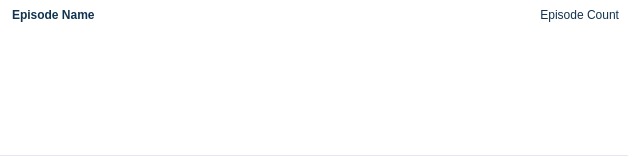
<?xml version="1.0" encoding="UTF-8"?>
<ui version="4.0">
 <class>ItemWidgetShow</class>
 <widget class="QWidget" name="ItemWidgetShow">
  <property name="geometry">
   <rect>
    <x>0</x>
    <y>0</y>
    <width>628</width>
    <height>157</height>
   </rect>
  </property>
  <property name="windowTitle">
   <string>Form</string>
  </property>
  <property name="styleSheet">
   <string notr="true">#ItemWidgetShow {
/*
	background-color: qlineargradient(spread:pad, x1:0, y1:0, x2:0, y2:1, stop:0 rgba(255, 255, 255, 255), stop:1 rgba(230, 230, 230, 255));
*/
/*	background-color: qlineargradient(spread:pad, x1:0, y1:0, x2:0, y2:1, stop:0 #f5f7f8, stop:1 #f1f4f6);*/
	background-color: #ffffff;
}</string>
  </property>
  <layout class="QVBoxLayout" name="verticalLayout">
   <property name="spacing">
    <number>3</number>
   </property>
   <property name="leftMargin">
    <number>0</number>
   </property>
   <property name="topMargin">
    <number>0</number>
   </property>
   <property name="rightMargin">
    <number>0</number>
   </property>
   <property name="bottomMargin">
    <number>0</number>
   </property>
   <item>
    <widget class="QWidget" name="widget" native="true">
     <property name="styleSheet">
      <string notr="true">#widget {
/*	border-bottom: 2px solid rgba(0, 0, 0, 60);*/
	border-bottom: 2px solid qlineargradient(spread:pad, x1:0, y1:0, x2:0, y2:1, stop:0 #e5e8f3, stop: 0.5 #e5e8f3, stop:0.51 #ffffff, stop:1 #ffffff);
}</string>
     </property>
     <layout class="QVBoxLayout" name="verticalLayout_2" stretch="1,0">
      <property name="spacing">
       <number>3</number>
      </property>
      <property name="leftMargin">
       <number>12</number>
      </property>
      <property name="topMargin">
       <number>8</number>
      </property>
      <property name="bottomMargin">
       <number>8</number>
      </property>
      <item>
       <layout class="QHBoxLayout" name="horizontalLayout_2">
        <item>
         <widget class="QLabel" name="title">
          <property name="font">
           <font>
            <weight>75</weight>
            <bold>true</bold>
           </font>
          </property>
          <property name="styleSheet">
           <string notr="true">color: #113350;</string>
          </property>
          <property name="text">
           <string>Episode Name</string>
          </property>
          <property name="alignment">
           <set>Qt::AlignLeading|Qt::AlignLeft|Qt::AlignTop</set>
          </property>
         </widget>
        </item>
        <item>
         <widget class="QLabel" name="episodes">
          <property name="styleSheet">
           <string notr="true">color: #113350;</string>
          </property>
          <property name="text">
           <string>Episode Count</string>
          </property>
          <property name="alignment">
           <set>Qt::AlignRight|Qt::AlignTop|Qt::AlignTrailing</set>
          </property>
         </widget>
        </item>
       </layout>
      </item>
      <item>
       <layout class="QHBoxLayout" name="horizontalLayout">
        <item>
         <widget class="QLabel" name="iconPoster">
          <property name="minimumSize">
           <size>
            <width>12</width>
            <height>12</height>
           </size>
          </property>
          <property name="maximumSize">
           <size>
            <width>12</width>
            <height>12</height>
           </size>
          </property>
          <property name="toolTip">
           <string>Poster</string>
          </property>
          <property name="text">
           <string/>
          </property>
          <property name="pixmap">
           <pixmap resource="../MediaElch.qrc">:/mediaStatus/poster/green</pixmap>
          </property>
          <property name="iconGreen" stdset="0">
           <pixmap resource="../MediaElch.qrc">:/mediaStatus/poster/green</pixmap>
          </property>
          <property name="iconRed" stdset="0">
           <pixmap resource="../MediaElch.qrc">:/mediaStatus/poster/red</pixmap>
          </property>
         </widget>
        </item>
        <item>
         <widget class="QLabel" name="iconFanart">
          <property name="minimumSize">
           <size>
            <width>12</width>
            <height>12</height>
           </size>
          </property>
          <property name="maximumSize">
           <size>
            <width>12</width>
            <height>12</height>
           </size>
          </property>
          <property name="text">
           <string/>
          </property>
          <property name="pixmap">
           <pixmap resource="../MediaElch.qrc">:/mediaStatus/fanart/green</pixmap>
          </property>
          <property name="iconGreen" stdset="0">
           <pixmap resource="../MediaElch.qrc">:/mediaStatus/fanart/green</pixmap>
          </property>
          <property name="iconRed" stdset="0">
           <pixmap resource="../MediaElch.qrc">:/mediaStatus/fanart/red</pixmap>
          </property>
         </widget>
        </item>
        <item>
         <widget class="QLabel" name="iconExtraFanarts">
          <property name="minimumSize">
           <size>
            <width>12</width>
            <height>12</height>
           </size>
          </property>
          <property name="maximumSize">
           <size>
            <width>12</width>
            <height>12</height>
           </size>
          </property>
          <property name="text">
           <string/>
          </property>
          <property name="pixmap">
           <pixmap resource="../MediaElch.qrc">:/mediaStatus/extraFanarts/green</pixmap>
          </property>
          <property name="iconGreen" stdset="0">
           <pixmap resource="../MediaElch.qrc">:/mediaStatus/extraFanarts/green</pixmap>
          </property>
          <property name="iconRed" stdset="0">
           <pixmap resource="../MediaElch.qrc">:/mediaStatus/extraFanarts/red</pixmap>
          </property>
         </widget>
        </item>
        <item>
         <widget class="QLabel" name="iconThumb">
          <property name="minimumSize">
           <size>
            <width>12</width>
            <height>12</height>
           </size>
          </property>
          <property name="maximumSize">
           <size>
            <width>12</width>
            <height>12</height>
           </size>
          </property>
          <property name="text">
           <string/>
          </property>
          <property name="pixmap">
           <pixmap resource="../MediaElch.qrc">:/mediaStatus/thumb/green</pixmap>
          </property>
          <property name="iconGreen" stdset="0">
           <pixmap resource="../MediaElch.qrc">:/mediaStatus/thumb/green</pixmap>
          </property>
          <property name="iconRed" stdset="0">
           <pixmap resource="../MediaElch.qrc">:/mediaStatus/thumb/red</pixmap>
          </property>
         </widget>
        </item>
        <item>
         <widget class="QLabel" name="iconLogo">
          <property name="minimumSize">
           <size>
            <width>12</width>
            <height>12</height>
           </size>
          </property>
          <property name="maximumSize">
           <size>
            <width>12</width>
            <height>12</height>
           </size>
          </property>
          <property name="text">
           <string/>
          </property>
          <property name="pixmap">
           <pixmap resource="../MediaElch.qrc">:/mediaStatus/logo/green</pixmap>
          </property>
          <property name="iconGreen" stdset="0">
           <pixmap resource="../MediaElch.qrc">:/mediaStatus/logo/green</pixmap>
          </property>
          <property name="iconRed" stdset="0">
           <pixmap resource="../MediaElch.qrc">:/mediaStatus/logo/red</pixmap>
          </property>
         </widget>
        </item>
        <item>
         <widget class="QLabel" name="iconClearArt">
          <property name="minimumSize">
           <size>
            <width>12</width>
            <height>12</height>
           </size>
          </property>
          <property name="maximumSize">
           <size>
            <width>12</width>
            <height>12</height>
           </size>
          </property>
          <property name="text">
           <string/>
          </property>
          <property name="pixmap">
           <pixmap resource="../MediaElch.qrc">:/mediaStatus/clearart/green</pixmap>
          </property>
          <property name="iconGreen" stdset="0">
           <pixmap resource="../MediaElch.qrc">:/mediaStatus/clearart/green</pixmap>
          </property>
          <property name="iconRed" stdset="0">
           <pixmap resource="../MediaElch.qrc">:/mediaStatus/clearart/red</pixmap>
          </property>
         </widget>
        </item>
        <item>
         <widget class="QLabel" name="iconCharacterArt">
          <property name="minimumSize">
           <size>
            <width>12</width>
            <height>12</height>
           </size>
          </property>
          <property name="maximumSize">
           <size>
            <width>12</width>
            <height>12</height>
           </size>
          </property>
          <property name="text">
           <string/>
          </property>
          <property name="pixmap">
           <pixmap resource="../MediaElch.qrc">:/mediaStatus/actors/green</pixmap>
          </property>
          <property name="iconGreen" stdset="0">
           <pixmap resource="../MediaElch.qrc">:/mediaStatus/actors/green</pixmap>
          </property>
          <property name="iconRed" stdset="0">
           <pixmap resource="../MediaElch.qrc">:/mediaStatus/actors/red</pixmap>
          </property>
         </widget>
        </item>
        <item>
         <widget class="QLabel" name="iconBanner">
          <property name="minimumSize">
           <size>
            <width>12</width>
            <height>12</height>
           </size>
          </property>
          <property name="maximumSize">
           <size>
            <width>12</width>
            <height>12</height>
           </size>
          </property>
          <property name="text">
           <string/>
          </property>
          <property name="pixmap">
           <pixmap resource="../MediaElch.qrc">:/mediaStatus/banner/green</pixmap>
          </property>
          <property name="iconGreen" stdset="0">
           <pixmap resource="../MediaElch.qrc">:/mediaStatus/banner/green</pixmap>
          </property>
          <property name="iconRed" stdset="0">
           <pixmap resource="../MediaElch.qrc">:/mediaStatus/banner/red</pixmap>
          </property>
         </widget>
        </item>
        <item>
         <spacer name="spacer2">
          <property name="orientation">
           <enum>Qt::Horizontal</enum>
          </property>
          <property name="sizeHint" stdset="0">
           <size>
            <width>40</width>
            <height>20</height>
           </size>
          </property>
         </spacer>
        </item>
        <item>
         <widget class="QLabel" name="iconMissing">
          <property name="minimumSize">
           <size>
            <width>16</width>
            <height>16</height>
           </size>
          </property>
          <property name="maximumSize">
           <size>
            <width>16</width>
            <height>16</height>
           </size>
          </property>
          <property name="text">
           <string/>
          </property>
          <property name="pixmap">
           <pixmap resource="../MediaElch.qrc">:/img/missing.png</pixmap>
          </property>
         </widget>
        </item>
        <item>
         <widget class="QLabel" name="iconNew">
          <property name="minimumSize">
           <size>
            <width>16</width>
            <height>16</height>
           </size>
          </property>
          <property name="maximumSize">
           <size>
            <width>16</width>
            <height>16</height>
           </size>
          </property>
          <property name="toolTip">
           <string>new</string>
          </property>
          <property name="pixmap">
           <pixmap resource="../MediaElch.qrc">:/img/star_blue.png</pixmap>
          </property>
         </widget>
        </item>
        <item>
         <widget class="QLabel" name="iconSync">
          <property name="minimumSize">
           <size>
            <width>16</width>
            <height>16</height>
           </size>
          </property>
          <property name="maximumSize">
           <size>
            <width>16</width>
            <height>16</height>
           </size>
          </property>
          <property name="toolTip">
           <string>Synchronization needed</string>
          </property>
          <property name="text">
           <string/>
          </property>
          <property name="pixmap">
           <pixmap resource="../MediaElch.qrc">:/img/reload_orange.png</pixmap>
          </property>
         </widget>
        </item>
       </layout>
      </item>
     </layout>
    </widget>
   </item>
  </layout>
 </widget>
 <resources>
  <include location="../MediaElch.qrc"/>
 </resources>
 <connections/>
</ui>
